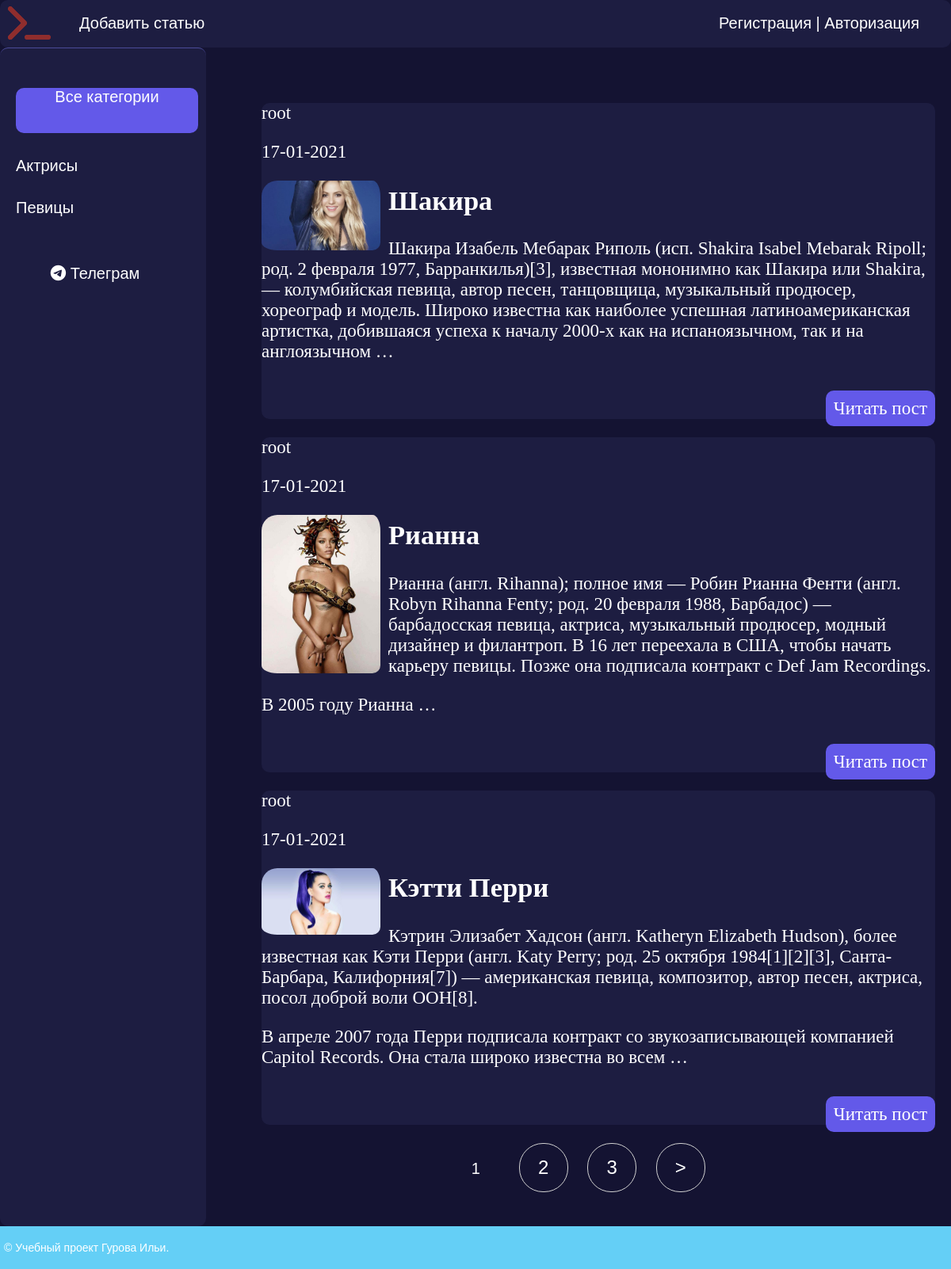
The page / on the database its author committed.
### women/models.py (models this page shows, shortened)
class Category(models.Model):
    name = models.CharField(max_length=100, db_index=True, verbose_name='Категория')
    slug = models.SlugField(max_length=255, unique=True, db_index=True, verbose_name='URL')
    def get_absolute_url(self):
        return reverse('category', kwargs={'cat_slug': self.slug})
    class Meta:
        verbose_name = 'Категорию'
        verbose_name_plural = 'Категории'
        ordering = ['id']

class Women(models.Model):
    title = models.CharField(max_length=255, verbose_name='Заголовок')
    slug = models.SlugField(max_length=255, unique=True, db_index=True, verbose_name='URL')
    content = models.TextField(blank=True,verbose_name='Содержание статьи')
    photo = models.ImageField(upload_to="photos/%Y/%m/%d/", verbose_name='Фото')
    time_create = models.DateTimeField(auto_now_add=True, verbose_name='Время публикации')
    time_update = models.DateTimeField(auto_now=True, verbose_name='Время редактирования')
    is_published = models.BooleanField(default=True,verbose_name='Публикация')
    cat = models.ForeignKey('Category', on_delete=models.PROTECT, verbose_name='Категория')
    author = models.ForeignKey(User, on_delete=models.CASCADE, verbose_name='Автор')
    def get_absolute_url(self):
        return reverse('post', kwargs={'post_slug': self.slug})
    class Meta:
        verbose_name = 'Известная женщина'
        verbose_name_plural = 'Известные женщины'
        ordering = ['-time_create']

### women/views.py (the view)
# urls.py: path('', WomenHome.as_view(), name='home'),
class WomenHome(DataMixin, ListView):
    paginate_by = 3
    model = Women
    template_name = 'women/index.html'
    context_object_name = 'posts'
    def get_context_data(self, *, object_list=None, **kwargs):
        context = super().get_context_data(**kwargs)
        c_def = self.get_user_context(title='Главная страница')
        return {**context, **c_def}
    def get_queryset(self):
        return Women.objects.filter(is_published=True).select_related('cat')

### women/utils.py (called while the page is built)
    def get_user_context(self,**kwargs):
        context = kwargs
        cats = Category.objects.annotate(Count('women'))
        user_menu = menu.copy()
        if not self.request.user.is_authenticated:
            user_menu.pop(1)
        context['menu'] = user_menu
        context['cats'] = cats
        if 'cat_selected' not in context:
            context['cat_selected'] = 0
        return context

### women/templates/women/index.html (shortened to what this page needs)
{% extends 'women/base.html' %}
{% block content %}
<ul class="list-articles">
	{% for p in posts %}
		<li><div class="article_panel">
		<p id="author">{{p.author}} </p>
		<p id="post-date">{{p.time_update|date:"d-m-Y"}}</p>
		</div>
		{% if p.photo %}
			<p><img class="img-article-left thumb" src="{{p.photo.url}}"></p>
		{% endif %}
			<h2>{{p.title}}</h2>
	{% autoescape on %}
	{{p.content|linebreaks|truncatewords:50}}
	{% endautoescape %}
			<p class="link-read-post"><a href="{{ p.get_absolute_url }}">Читать пост</a></p>
			</li>
	{% endfor %}
</ul>
{% endblock %}

### women/templates/women/base.html (shortened to what this page needs)
{% load static %}
{% load women_tags %}
<!DOCTYPE html>
<html>
<head>
	<link type="text/css" href="{% static 'women/css/styles.css' %}" rel="stylesheet" />
</head>
<body>
<table class="table-page" border=0 cellpadding="0" cellspacing="0">
<tr><td valign=top>
{% block mainmenu %}
		<div class="header">
			<ul id="mainmenu" class="mainmenu">
			<li class="logo"><a href="{% url 'home' %}"><div class="logo"></div></a></li>
{% for m in menu %}
		<li><a href="{% url m.url_name %}">{{m.title}}</a></li>
{% endfor %}
			{% if request.user.is_authenticated %}
				<li class="last">{{ user.username }} | <a href="{%url 'logout'%}">Выйти</a></li>
			{% else %}
				<li	class="last"><a href="{% url 'register' %}">Регистрация</a> | <a href="{% url 'login' %}">Авторизация</a></li>
			{% endif %}
			</ul>
		</div>
{% endblock mainmenu %}
<table class="table-content" border=0 cellpadding="0" cellspacing="0">
<tr>
	<td valign="top" class="left-chapters">
	<ul id="leftchapters">
	{% if cat_selected == 0 %}
		<li class="selected">Все категории</li>
	{% else %}
		<li><a href="{% url 'home' %}"><div>Все категории</div></a></li>
	{% endif %}
	{% for c in cats %}
		{% if c.women__count > 0 %}
			{% if c.pk == cat_selected %}
				<li class="selected">{{c.name}}</li>
			{% else %}
				<li><a href="{{ c.get_absolute_url }}">{{c.name}}</a></li>
			{% endif %}
		{% endif %}
	{% endfor %}
		<li class="share">
			<a class="share-tg" href="https://t.me/ilyaguroff" target="_blank" rel="nofollow">
				<i class="fa-brands fa-telegram" style="color: #ffffff;"></i> Телеграм</a>
		</li>
	</ul>
</td>
<td valign="top" class="content">
	<div class="content-text">
{% block content %}
{% endblock %}
	</div>
{% if page_obj.has_other_pages %}
<nav class="list-pages">
	<ul>
		{% for p in paginator.page_range %}
			{% if page_obj.number == p %}
				<li class="page-num page-num-selected">{{p}}</li>
			{% elif p >= page_obj.number|add:-2 and p <= page_obj.number|add:2 %}
				<li class="page-num">
					<a href="?page={{p}}">{{p}}</a>
				</li>
			{% endif %}
		{% endfor %}
		{% if page_obj.has_next %}
		<li class="page-num">
			<a href="?page={{ page_obj.next_page_number }}">&gt;</a>
		</li>
		{% endif %}
	</ul>
</nav>
{% endif %}
</td></tr></table>
</td></tr>
<tr><td valign=top>
	<div id="footer">
		<p>&copy; Учебный проект Гурова Ильи.</p>
	</div>
</td></tr></table>
</body>
</html>

### women/static/women/css/styles.css (style rules this page uses)
html, body { font-family: 'Arial'; margin: 0; padding: 0; height: 100%; width: 100%; background: #141332; color:white; }
a { color: #0059b2; text-decoration: none; }
img { max-width: 600px; height: auto; border-radius:20px; }
img.img-article-left { max-width: 300px; height: auto; float: left; padding: 0 10px 10px 0; }
img.img-article-left.thumb { max-width: 150px; height: auto; }
p.link-read-post { text-align: right; }
p.link-read-post a { padding: 10px; min-width: 100px; background: #6359E9; border-radius:10px; color: white; text-decoration: none; }
#author { float:center; }
ul.list-articles { list-style: none; margin: 0; padding: 0; }
ul.list-articles li { background: #1D1D41; color:white; border-radius:10px; text-align:left; }
.table-page { width: 100%; height: 100%; vertical-align: top; }
.table-page tr { height: 100%; }
.header { border-radius: 10px; background: #1D1D41; height: 60px; }
.logo { background: url('../images/terminal-solid.svg') no-repeat 10px 5px; width: 70px; height: 60px; }
ul.mainmenu { list-style: none; margin: 0; padding: 0; height: 60px; font-size: 20px; overflow: hidden; }
ul.mainmenu li { float: left; margin: 18px 40px 0 30px; }
ul.mainmenu li.logo { margin: 0; }
ul.mainmenu li.last { float: right; }
ul.mainmenu li a { color: white; text-decoration: none; }
.table-content { width: 100%; min-height: 100%; height: 100%; }
.left-chapters { border-radius: 10px; border-top: 1px solid #4B4B99; margin: 0; background: #1D1D41; min-height: 100%; }
.left-chapters ul { width: 230px; min-height: 100%; margin: 0; padding: 20px 10px 10px 20px; list-style: none; font-size: 20px; }
.left-chapters ul li { margin: 30px 0 0 0; color: white; }
.left-chapters ul li.selected { display: block; text-align:center; color: white; background:#6359E9; border-radius:10px; width: 230px; height: 57px; }
.left-chapters ul li a { color: white; text-decoration: none; }
.left-chapters ul li.share { margin: 60px 0 0 0; }
.left-chapters ul li.share a { display: inline-block; width: 40px; height: 40px; margin: 0 20px 0 0; }
.left-chapters ul li.share a.share-tg { text-align:center; color: white; border-radius:10px; width: 200px; }
.content { padding: 40px 20px 20px 40px; width: 100%; box-sizing: border-box; }
.content-text { margin: 30px 0 0 30px; color: white; font-size: 23px; font-family: Yandex Sans Display Light; }
#footer { box-sizing: border-box; background: #64CFF6; padding: 5px; color: #fff; font-size: 14px; font-family: Verdana, Geneva, Arial, Helvetica; text-align: left; overflow: hidden; }
.list-pages { text-align: center; margin: 0 0 20px 0; }
.list-pages ul { margin: 20px 0 0 0; padding: 0; list-style: none; }
.list-pages ul li { display: inline-block; margin: 0 20px 0 0; }
.list-pages a { color: white; font-size: 24px; text-decoration: none; }
.list-pages .page-num, .page-num-selected { display: inline-block; width: 60px; height: 44px; padding: 16px 0 0 0; border: 1px solid #d0d0d0; border-radius: 30px; }
.list-pages .page-num-selected { border: none; color: white; font-size: 20px; }

### rows shown on the page
Category: name "Актрисы"
Category: name "Певицы"
Women: author "root", time_update "17-01-2021", photo (picture), title "Шакира", content "Шакира Изабель Мебарак Риполь (исп. Shakira Isabel Mebarak Ripoll; род. 2 февраля 1977, Барранкилья)[3], известная мононимно как Шакира или Shakira, — колумбийская певица, автор песен, танцовщица, музыкальный продюсер, хореограф и модель. Широко известна как наиболее успешная латиноамериканская артистка, добившаяся успеха к началу 2000-х как на испаноязычном, так и на англоязычном …"
Women: author "root", time_update "17-01-2021", photo (picture), title "Рианна", content "Рианна (англ. Rihanna); полное имя — Робин Рианна Фенти (англ. Robyn Rihanna Fenty; род. 20 февраля 1988, Барбадос) — барбадосская певица, актриса, музыкальный продюсер, модный дизайнер и филантроп. В 16 лет переехала в США, чтобы начать карьеру певицы. Позже она подписала контракт с Def Jam Recordings. В 2005 году Рианна …"
Women: author "root", time_update "17-01-2021", photo (picture), title "Кэтти Перри", content "Кэтрин Элизабет Хадсон (англ. Katheryn Elizabeth Hudson), более известная как Кэти Перри (англ. Katy Perry; род. 25 октября 1984[1][2][3], Санта-Барбара, Калифорния[7]) — американская певица, композитор, автор песен, актриса, посол доброй воли ООН[8]. В апреле 2007 года Перри подписала контракт со звукозаписывающей компанией Capitol Records. Она стала широко известна во всем …"

### other values the page prints
{{ m.title }} "Добавить статью"
{{ p }} "1"
{{ p }} "2" "3"
